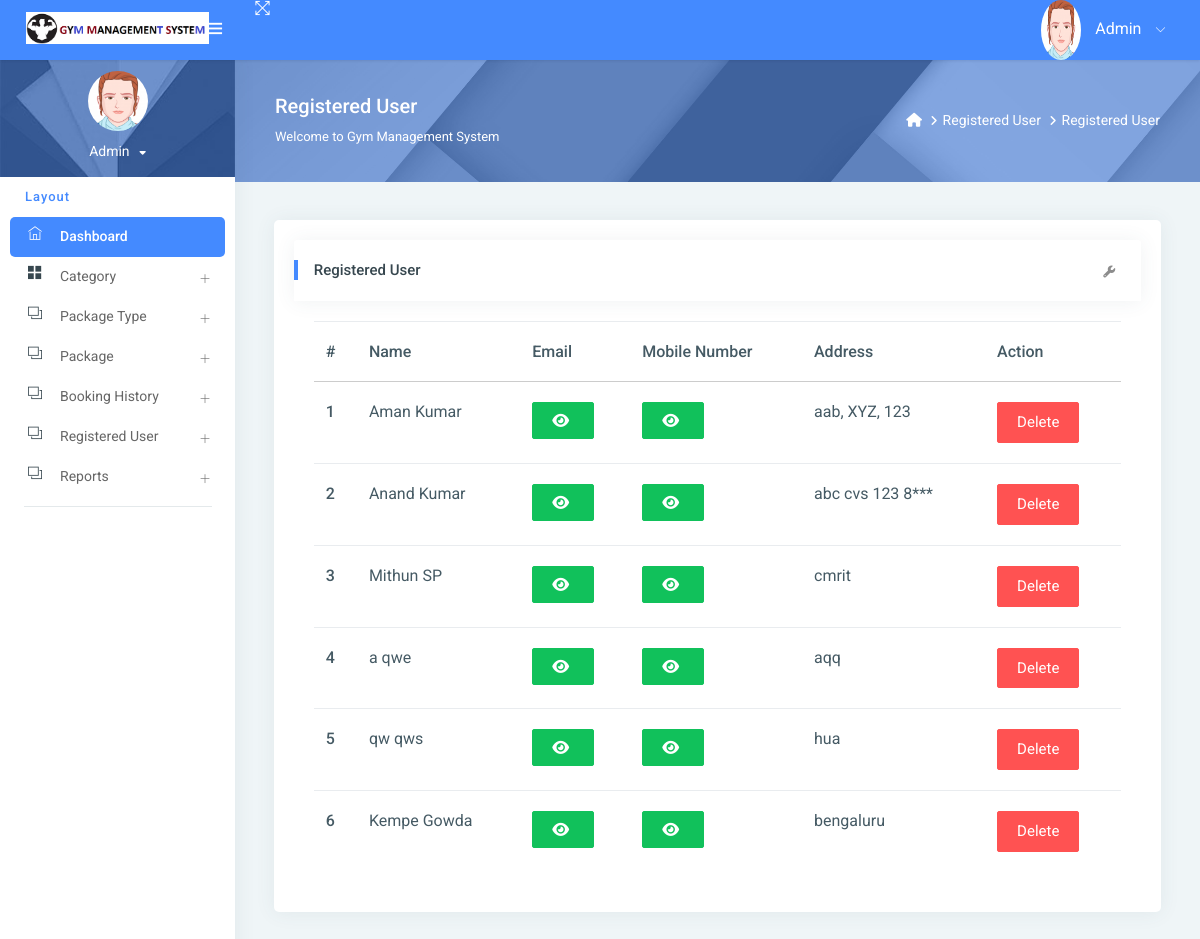
The app's page /reg_user/ (signed in) with its own data.
### gym/models.py (models this page shows, shortened)
class Signup(models.Model):
    user = models.ForeignKey(User, on_delete=models.CASCADE, null=True)
    mobile = models.CharField(max_length=15, null=True)
    state = models.CharField(max_length=150, null=True)
    city = models.CharField(max_length=150, null=True)
    address = models.CharField(max_length=200, null=True)
    creationdate = models.DateTimeField(auto_now_add=True)

### gym/views.py (the view)
# urls.py: path('reg_user/', reg_user, name="reg_user"),
@login_required(login_url='/admin_login/')
def reg_user(request):
    data = Signup.objects.all()
    d = {'data': data}
    return render(request, "admin/reg_user.html", locals())

### gym/templates/admin/reg_user.html (shortened to what this page needs)
{% extends 'admin_base.html' %}
{% load static %}
{% block main %}
<link rel="stylesheet" href="https://cdnjs.cloudflare.com/ajax/libs/font-awesome/6.2.0/css/all.min.css" />
<div class="page-header">
    <div class="page-block">
        <div class="row align-items-center">
            <div class="col-md-8">
                <div class="page-header-title">
                    <h5 class="m-b-10">Registered User</h5>
                    <p class="m-b-0">Welcome to Gym Management System</p>
                </div>
            </div>
            <div class="col-md-4">
                <ul class="breadcrumb-title">
                    <li class="breadcrumb-item">
                        <a href="{% url 'admin_home' %}"> <i class="fa fa-home"></i> </a>
                    </li>
                    <li class="breadcrumb-item"><a href="">Registered User</a>
                    </li>
                    <li class="breadcrumb-item"><a href="">Registered User</a>
                    </li>
                </ul>
            </div>
        </div>
    </div>
</div>
<div class="pcoded-inner-content">
    <div class="main-body">
        <div class="page-wrapper">
            <div class="page-body">
                <div class="row">
                    <div class="col-md-12">
                        <div class="card">
                            <div class="card-block">
                                <div class="card-header">
                                    <h5> Registered User</h5>
                                    <div class="card-header-right">
                                        <ul class="list-unstyled card-option">
                                            <li><i class="fa fa fa-wrench open-card-option"></i></li>
                                        </ul>
                                    </div>
                                </div>
                                <div class="card-block table-border-style">
                                    <div class="table-responsive">
                                        <table class="table">
                                            <thead>
                                            <tr>
                                                <th>#</th>
                                                <th>Name</th>
                                                <th>Email</th>
                                                <th>Mobile Number</th>
                                                <th>Address</th>
                                                <th>Action</th>
                                            </tr>
                                            </thead>
                                            <tbody>
                                            {% for i in data %}
                                            <tr>
                                                <th scope="row">{{forloop.counter}}</th>
                                                <td>{{i.user.first_name}} {{i.user.last_name}}</td>
                                                 <td><span id="email-{{forloop.counter}}" class="password">{{i.user.username}}</span>
                                                     <button type="button" class="btn btn-success" id="email-btn-{{forloop.counter}}" onclick="togglePassword('email-{{forloop.counter}}', this.id)"><i class="fa fa-eye"></i></button>
                                                 </td>
                                                 <td>
                                                    <button type="button" class="btn btn-success" id="mobile-btn-{{forloop.counter}}" onclick="togglePassword('mobile-{{forloop.counter}}', this.id)"><i class="fa fa-eye"></i></button>
                                                  </td>
                                                <td>{{i.address}}</td>
                                                <td>
                                                    <a href="{% url 'delete_user' i.id %}"
                                                       onclick="return confirm('Are you sure to Delete')"
                                                       class="btn btn-danger">Delete</a>
                                                </td>
                                            </tr>
                                            {% endfor %}
                                            </tbody>
                                        </table>
                                    </div>
                                </div>
                            </div>
                        </div>
                    </div>
                </div>
            </div>
        </div>
    </div>
</div>
{% endblock %}

### gym/templates/admin/reg_user.html (style rules this page uses)
.table-responsive { font-size:11px; }
td { padding:0px; }

### records on screen
Signup: user.first_name "Aman", user.last_name "Kumar", address "aab, XYZ, 123"
Signup: user.first_name "Anand", user.last_name "Kumar", address "abc cvs 123 8***"
Signup: user.first_name "Mithun", user.last_name "SP", address "cmrit"
Signup: user.first_name "a", user.last_name "qwe", address "aqq"
Signup: user.first_name "qw", user.last_name "qws", address "hua"
Signup: user.first_name "Kempe", user.last_name "Gowda", address "bengaluru"
